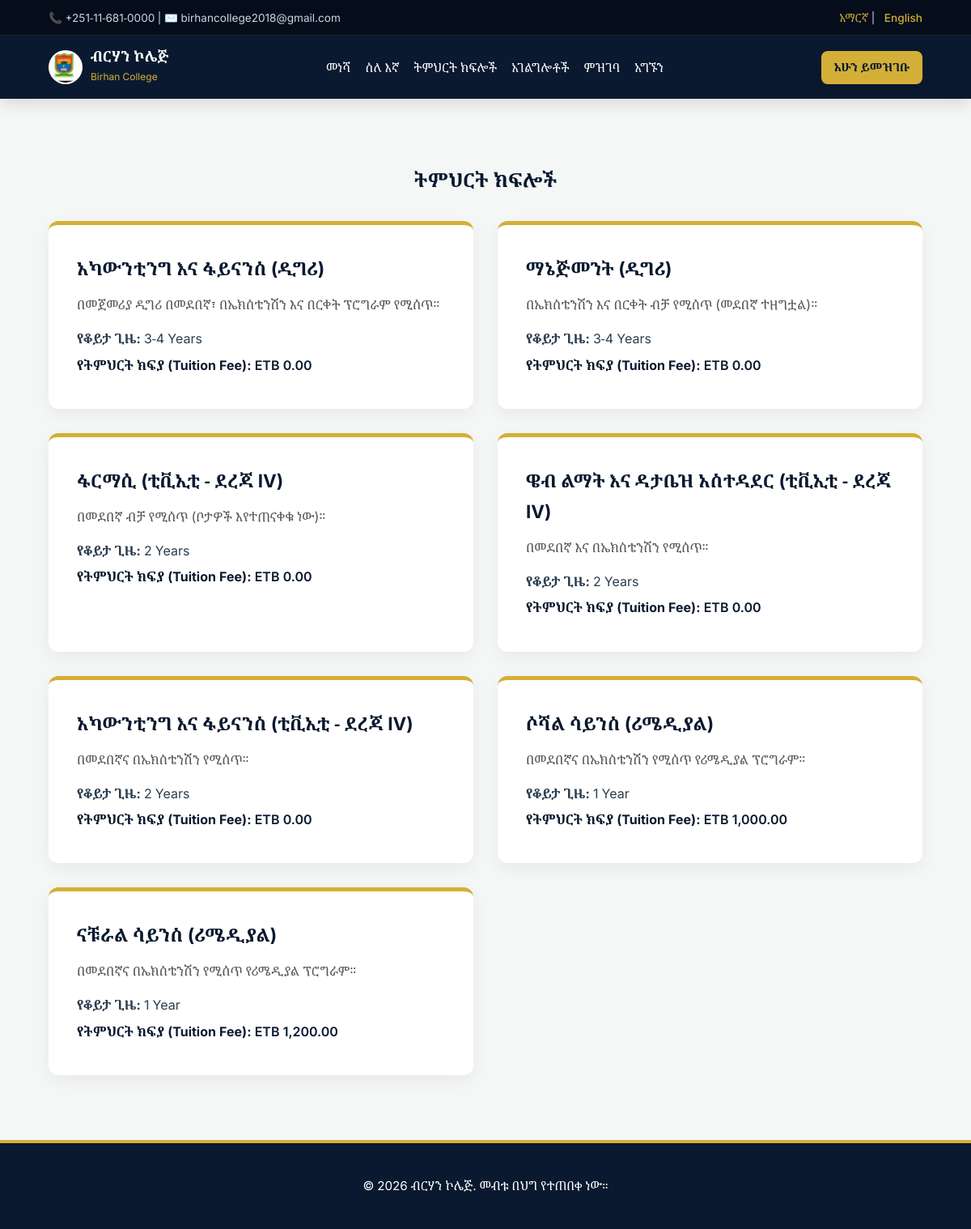
The page /academics.php on the database its author committed.
### tables this page shows
CREATE TABLE `programs` (
  `id` int(11) NOT NULL,
  `title_am` varchar(150) NOT NULL,
  `title_en` varchar(150) NOT NULL,
  `category` varchar(50) NOT NULL,
  `slug` varchar(100) NOT NULL,
  `description_am` text DEFAULT NULL,
  `duration` varchar(50) NOT NULL,
  `created_at` timestamp NOT NULL DEFAULT current_timestamp(),
  `tuition_fee` decimal(10,2) DEFAULT 0.00,
  `description_en` text DEFAULT NULL
);

### config/config.php (called while the page is built, shortened)
<?php
$current_lang = $_SESSION['lang'];
$lang_file = __DIR__ . '/../languages/' . $current_lang . '.php';
$lang = file_exists($lang_file) ? include $lang_file : include __DIR__ . '/../languages/am.php';
?>

### languages/am.php (called while the page is built)
<?php
return [
    'college_name' => 'ብርሃን ኮሌጅ',
    'college_subtitle' => 'Birhan College',
    'home' => 'መነሻ',
    'about' => 'ስለ እኛ',
    'academics' => 'ትምህርት ክፍሎች',
    'services' => 'አገልግሎቶች',
    'admissions' => 'ምዝገባ',
    'contact' => 'አግኙን',
    'apply_now' => 'አሁን ይመዝገቡ',
    'welcome_title' => 'እንኳን ወደ ብርሃን ኮሌጅ በደህና መጡ',
    'welcome_subtitle' => 'በጥራት ትምህርት ብሩህ የወደፊት ጊዜን ማረጋገጥ',
    'programs_offered' => 'የተከፈቱ የትምህርት ፕሮግራሞች',
    'pharmacy_title' => 'ፋርማሲ (ቲቪኢቲ - ደረጃ IV)',
    'database_title' => 'ዌብ ልማት እና ዳታቤዝ አስተዳደር',
    'read_more' => 'ተጨማሪ ያንብቡ',
    'copyright' => '© 2026 ብርሃን ኮሌጅ. መብቱ በህግ የተጠበቀ ነው።',
    'submit' => 'ላክ',
    'name' => 'ሙሉ ስም',
    'phone' => 'ስልክ ቁጥር',
    'email' => 'ኢሜይል',
    'message' => 'መልእክት',
    'success_message' => 'መልእክትዎ በተሳካ ሁኔታ ተልኳል!',
    'services_title' => 'የኮሌጃችን አገልግሎቶች',
    'services_subtitle' => 'ተማሪዎች በቆይታቸው ወቅት የተሟላ አገልግሎት እንዲያገኙ እናመቻቻለን',
    'library' => 'ዘመናዊ ቤተ-መጽሐፍት',
    'library_desc' => 'ተማሪዎች ለትምህርታቸው የሚያስፈልጉዋቸውን የተለያዩ የማጣቀሻ መጻሕፍት፣ ጆርናሎች እና ዲጂታል ላይብረሪ አገልግሎቶችን ያገኛሉ።',
    'lab' => 'የላቦራቶሪ አገልግሎት',
    'lab_desc' => 'ለፋርማሲ እና ለዳታቤዝ ተማሪዎች የሚሆን የታጠቀ ዘመናዊ ላቦራቶሪ ከሰለጠኑ ባለሙያዎች ጋር ተዘጋጅቷል።',
    'cafeteria' => 'ካፍቴሪያ',
    'cafeteria_desc' => 'ንጹህ እና ጥራቱን የጠበቀ የምግብ አገልግሎት ለተማሪዎች በካምፓሱ ውስጥ ይቀርባል።',
    'sports' => 'ስፖርት እና መዝናኛ',
    'sports_desc' => 'ተማሪዎች ከአእምሮ ዝግጅት ባለፈ አካላዊ ብቃታቸውን እንዲጠብቁ የተለያዩ የስፖርት ውድድሮች እና መጫወቻ ስፍራዎች አሉ።'
];

### academics.php (the view, shortened to what this page needs)
<?php
require_once 'config/config.php';
require_once 'includes/header.php';
require_once 'includes/navigation.php';
$stmt = $pdo->query("SELECT * FROM programs");
$programs = $stmt->fetchAll();
?>
<section class="section">
    <div class="container">
        <h2 style="color: var(--primary-blue); margin-bottom: 30px; text-align: center;"><?php echo $lang['academics']; ?></h2>
        <?php if(empty($programs)): ?>
            <p style="text-align: center; color: var(--text-muted);"><?php echo $current_lang === 'am' ? 'ምንም የፕሮግራም መረጃ አልተገኘም።' : 'No program information available.'; ?></p>
        <?php else: ?>
            <div class="grid-2">
                <?php foreach($programs as $prog): ?>
                    <div class="card">
                        <h3 style="color: var(--primary-blue); margin-bottom: 12px;">
                            <?php echo $current_lang === 'am' ? $prog['title_am'] : $prog['title_en']; ?>
                        </h3>
                        <p style="margin-bottom: 15px; color: var(--text-muted);">
                            <?php echo $current_lang === 'am' ? ($prog['description_am'] ?? '') : ($prog['description_en'] ?? $prog['description_am']); ?>
                        </p>
                        <p style="margin-bottom: 5px;"><strong><?php echo $current_lang === 'am' ? 'የቆይታ ጊዜ:' : 'Duration:'; ?></strong> <?php echo $prog['duration']; ?></p>
                        <p style="margin-bottom: 5px; color: var(--primary-blue); font-weight: 600;">
                            <strong><?php echo $current_lang === 'am' ? 'የትምህርት ክፍያ (Tuition Fee):' : 'Tuition Fee:'; ?></strong>
                            ETB <?php echo isset($prog['tuition_fee']) ? number_format($prog['tuition_fee'], 2) : '0.00'; ?>
                        </p>
                    </div>
                <?php endforeach; ?>
            </div>
        <?php endif; ?>
    </div>
</section>
<?php require_once 'includes/footer.php'; ?>

### includes/header.php (shortened to what this page needs)
<?php
require_once __DIR__ . '/../config/config.php';
?>
<!DOCTYPE html>
<html lang="<?php echo $current_lang; ?>">
<head>
    <link rel="stylesheet" href="<?php echo SITE_URL; ?>/assets/css/style.css">
</head>
<body class="<?php echo $current_lang === 'am' ? 'lang-am' : 'lang-en'; ?>">

### includes/navigation.php
<header class="site-header">
    <div class="top-bar">
        <div class="container flex-between">
            <span>📞 +251-11-681-0000 | ✉️ birhancollege2018@gmail.com</span>
            <div class="language-switcher">
                <a href="?lang=am" class="<?php echo $current_lang === 'am' ? 'active' : ''; ?>">አማርኛ</a> |
                <a href="?lang=en" class="<?php echo $current_lang === 'en' ? 'active' : ''; ?>">English</a>
            </div>
        </div>
    </div>
    <nav class="main-nav">
        <div class="container flex-between">
            <a href="<?php echo SITE_URL; ?>/index.php" class="brand-logo" style="text-decoration: none; display: flex; align-items: center; gap: 10px;">
                <img src="<?php echo SITE_URL; ?>/assets/images/logo.jpg" alt="Logo" style="height: 42px; width: 42px; object-fit: contain; border-radius: 50%; background: #fff; padding: 2px;" onerror="this.style.display='none';">
                <div class="brand-text">
                    <h1 style="font-size: 1.1rem; color: #fff; margin: 0; line-height: 1.2;"><?php echo $lang['college_name']; ?></h1>
                    <span style="font-size: 0.75rem; color: var(--accent-gold);"><?php echo $lang['college_subtitle']; ?></span>
                </div>
            </a>
            <ul class="nav-links" style="list-style: none; display: flex; gap: 18px; align-items: center; margin: 0; padding: 0;">
                <li><a href="<?php echo SITE_URL; ?>/index.php" style="color: #fff; text-decoration: none; font-weight: 500;"><?php echo $lang['home']; ?></a></li>
                <li><a href="<?php echo SITE_URL; ?>/about.php" style="color: #fff; text-decoration: none; font-weight: 500;"><?php echo $lang['about']; ?></a></li>
                <li><a href="<?php echo SITE_URL; ?>/academics.php" style="color: #fff; text-decoration: none; font-weight: 500;"><?php echo $lang['academics']; ?></a></li>
                <li><a href="<?php echo SITE_URL; ?>/services.php" style="color: #fff; text-decoration: none; font-weight: 500;"><?php echo $lang['services']; ?></a></li>
                <li><a href="<?php echo SITE_URL; ?>/admissions.php" style="color: #fff; text-decoration: none; font-weight: 500;"><?php echo $lang['admissions']; ?></a></li>
                <li><a href="<?php echo SITE_URL; ?>/contact.php" style="color: #fff; text-decoration: none; font-weight: 500;"><?php echo $lang['contact']; ?></a></li>
            </ul>
            <div>
                <a href="<?php echo SITE_URL; ?>/admissions.php" class="btn btn-gold" style="padding: 8px 16px; font-size: 0.9rem;"><?php echo $lang['apply_now']; ?></a>
            </div>
        </div>
    </nav>
</header>

### includes/footer.php
<footer class="site-footer">
    <div class="container text-center">
        <p><?php echo $lang['copyright']; ?></p>
    </div>
</footer>
</body>
</html>

### assets/css/style.css (style rules this page uses)
:root { --primary-blue: #0a192f; --secondary-blue: #1b3b6f; --accent-gold: #d4af37; --gold-hover: #c5a059; --bg-light: #f4f7f6; --text-dark: #2c3e50; --text-muted: #555555; --white: #ffffff; --transition: all 0.3s ease; }
* { margin: 0; padding: 0; box-sizing: border-box; }
body { font-family: 'Inter', sans-serif; color: var(--text-dark); background-color: var(--bg-light); line-height: 1.7; }
body.lang-am { font-family: 'Noto Serif Ethiopic', 'Inter', sans-serif; }
.container { width: 90%; max-width: 1200px; margin: 0 auto; }
.flex-between { display: flex; justify-content: space-between; align-items: center; }
.site-header { background-color: var(--primary-blue); color: var(--white); position: sticky; top: 0; z-index: 1000; box-shadow: 0 4px 20px rgba(0,0,0,0.15); }
.top-bar { background-color: #050d1a; font-size: 0.85rem; padding: 10px 0; border-bottom: 1px solid rgba(255,255,255,0.08); color: #cbd5e1; }
.top-bar a { color: var(--accent-gold); text-decoration: none; margin-left: 8px; font-weight: 500; }
.main-nav { padding: 15px 0; }
.nav-links { list-style: none; display: flex; gap: 30px; }
.nav-links a { color: var(--white); text-decoration: none; font-weight: 500; font-size: 0.95rem; transition: var(--transition); }
.btn { display: inline-block; padding: 12px 26px; border-radius: 8px; font-weight: 600; text-decoration: none; cursor: pointer; transition: var(--transition); border: none; box-shadow: 0 4px 10px rgba(0,0,0,0.1); }
.btn-gold { background-color: var(--accent-gold); color: var(--primary-blue); }
.section { padding: 80px 0; }
.grid-2 { display: grid; grid-template-columns: repeat(2, 1fr); gap: 30px; }
.card { background: var(--white); padding: 35px; border-radius: 12px; box-shadow: 0 6px 20px rgba(0,0,0,0.06); border-top: 5px solid var(--accent-gold); transition: var(--transition); }
.card h3 { color: var(--primary-blue); margin-bottom: 20px; font-size: 1.4rem; }
.site-footer { background-color: var(--primary-blue); color: var(--white); padding: 40px 0; text-align: center; border-top: 4px solid var(--accent-gold); font-size: 0.95rem; }

### rows shown on the page
programs: title_am "አካውንቲንግ እና ፋይናንስ (ዲግሪ)", description_am "በመጀመሪያ ዲግሪ በመደበኛ፣ በኤክስቴንሽን እና በርቀት ፕሮግራም የሚሰጥ።", duration "3-4 Years", tuition_fee "0.00"
programs: title_am "ማኔጅመንት (ዲግሪ)", description_am "በኤክስቴንሽን እና በርቀት ብቻ የሚሰጥ (መደበኛ ተዘግቷል)።", duration "3-4 Years", tuition_fee "0.00"
programs: title_am "ፋርማሲ (ቲቪኢቲ - ደረጃ IV)", description_am "በመደበኛ ብቻ የሚሰጥ (ቦታዎች እየተጠናቀቁ ነው)።", duration "2 Years", tuition_fee "0.00"
programs: title_am "ዌብ ልማት እና ዳታቤዝ አስተዳደር (ቲቪኢቲ - ደረጃ IV)", description_am "በመደበኛ እና በኤክስቴንሽን የሚሰጥ።", duration "2 Years", tuition_fee "0.00"
programs: title_am "አካውንቲንግ እና ፋይናንስ (ቲቪኢቲ - ደረጃ IV)", description_am "በመደበኛና በኤክስቴንሽን የሚሰጥ።", duration "2 Years", tuition_fee "0.00"
programs: title_am "ሶሻል ሳይንስ (ሪሜዲያል)", description_am "በመደበኛና በኤክስቴንሽን የሚሰጥ የሪሜዲያል ፕሮግራም።", duration "1 Year", tuition_fee "1,000.00"
programs: title_am "ናቹራል ሳይንስ (ሪሜዲያል)", description_am "በመደበኛና በኤክስቴንሽን የሚሰጥ የሪሜዲያል ፕሮግራም።", duration "1 Year", tuition_fee "1,200.00"

### other values the page prints
$lang['college_name'] "ብርሃን ኮሌጅ"
$lang['college_subtitle'] "Birhan College"
$lang['home'] "መነሻ"
$lang['about'] "ስለ እኛ"
$lang['academics'] "ትምህርት ክፍሎች"
$lang['services'] "አገልግሎቶች"
$lang['admissions'] "ምዝገባ"
$lang['contact'] "አግኙን"
$lang['apply_now'] "አሁን ይመዝገቡ"
$lang['copyright'] "© 2026 ብርሃን ኮሌጅ. መብቱ በህግ የተጠበቀ ነው።"
